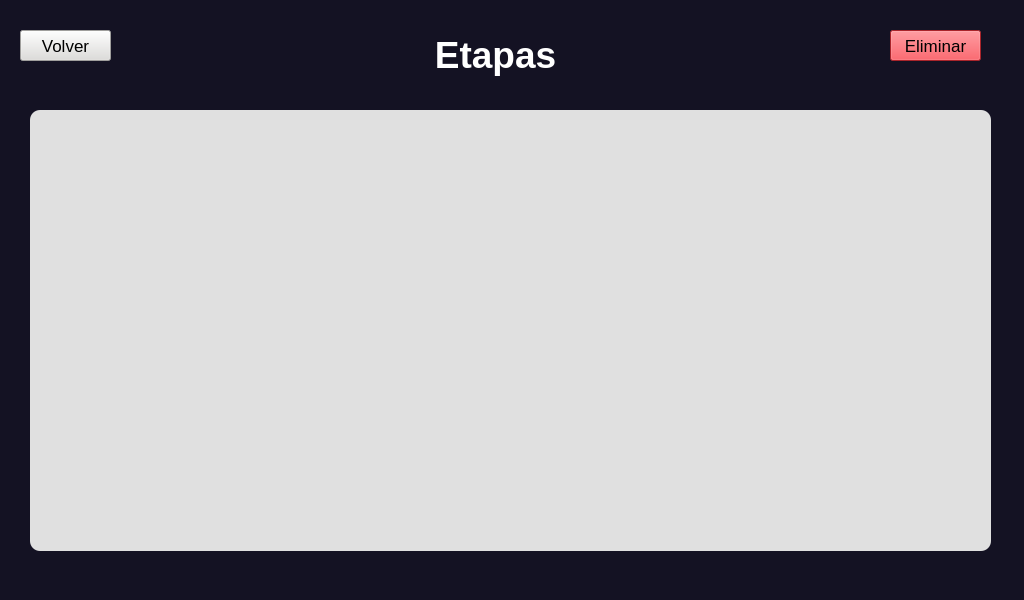
<?xml version="1.0" encoding="UTF-8"?>
<ui version="4.0">
 <class>MainWindow</class>
 <widget class="QMainWindow" name="MainWindow">
  <property name="geometry">
   <rect>
    <x>0</x>
    <y>0</y>
    <width>1024</width>
    <height>600</height>
   </rect>
  </property>
  <property name="minimumSize">
   <size>
    <width>1024</width>
    <height>600</height>
   </size>
  </property>
  <property name="maximumSize">
   <size>
    <width>1024</width>
    <height>600</height>
   </size>
  </property>
  <property name="windowTitle">
   <string>MainWindow</string>
  </property>
  <property name="styleSheet">
   <string notr="true">background-color: rgb(20, 18, 35);</string>
  </property>
  <widget class="QWidget" name="centralwidget">
   <widget class="QPushButton" name="pushButton">
    <property name="geometry">
     <rect>
      <x>20</x>
      <y>30</y>
      <width>91</width>
      <height>31</height>
     </rect>
    </property>
    <property name="font">
     <font>
      <pointsize>13</pointsize>
     </font>
    </property>
    <property name="cursor">
     <cursorShape>PointingHandCursor</cursorShape>
    </property>
    <property name="styleSheet">
     <string notr="true">background-color: rgb(222, 221, 218);
</string>
    </property>
    <property name="text">
     <string>Volver</string>
    </property>
   </widget>
   <widget class="QTableWidget" name="tableWidget">
    <property name="geometry">
     <rect>
      <x>30</x>
      <y>110</y>
      <width>961</width>
      <height>441</height>
     </rect>
    </property>
    <property name="styleSheet">
     <string notr="true">background-color: rgb(224, 224, 224);
border-radius: 10px;</string>
    </property>
   </widget>
   <widget class="QLabel" name="label">
    <property name="geometry">
     <rect>
      <x>370</x>
      <y>10</y>
      <width>251</width>
      <height>91</height>
     </rect>
    </property>
    <property name="font">
     <font>
      <pointsize>26</pointsize>
      <weight>75</weight>
      <bold>true</bold>
     </font>
    </property>
    <property name="styleSheet">
     <string notr="true">background-color: transparent;
color: white;</string>
    </property>
    <property name="text">
     <string>&lt;html&gt;&lt;head/&gt;&lt;body&gt;&lt;p align=&quot;center&quot;&gt;&lt;span style=&quot; font-size:28pt; font-weight:600;&quot;&gt;Etapas&lt;/span&gt;&lt;/p&gt;&lt;/body&gt;&lt;/html&gt;</string>
    </property>
   </widget>
   <widget class="QPushButton" name="pushButton_2">
    <property name="geometry">
     <rect>
      <x>890</x>
      <y>30</y>
      <width>91</width>
      <height>31</height>
     </rect>
    </property>
    <property name="font">
     <font>
      <pointsize>13</pointsize>
     </font>
    </property>
    <property name="cursor">
     <cursorShape>PointingHandCursor</cursorShape>
    </property>
    <property name="styleSheet">
     <string notr="true">
background-color: rgb(237, 51, 59);
</string>
    </property>
    <property name="text">
     <string>Eliminar</string>
    </property>
   </widget>
  </widget>
  <widget class="QStatusBar" name="statusbar"/>
 </widget>
 <resources/>
 <connections/>
</ui>
